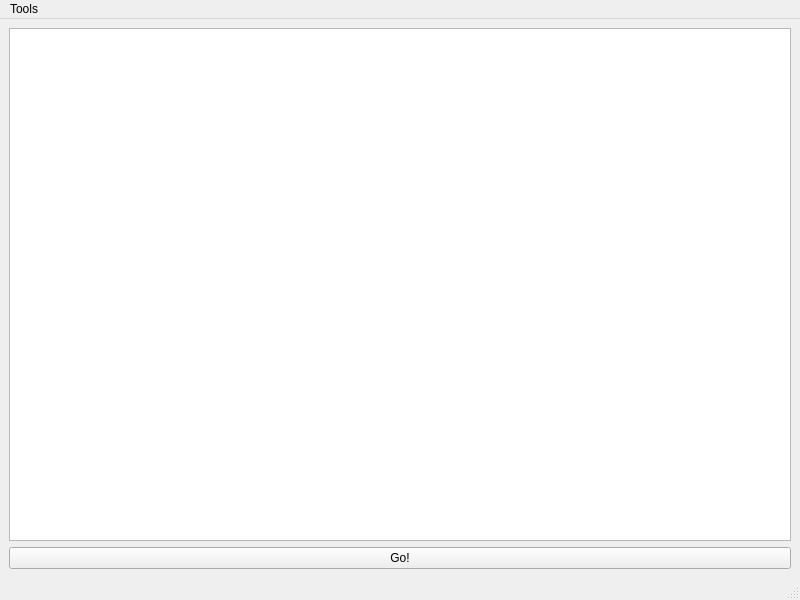
<?xml version="1.0" encoding="UTF-8"?>
<ui version="4.0">
 <class>window16</class>
 <widget class="QMainWindow" name="window16">
  <property name="geometry">
   <rect>
    <x>0</x>
    <y>0</y>
    <width>800</width>
    <height>600</height>
   </rect>
  </property>
  <property name="windowTitle">
   <string>16x16</string>
  </property>
  <widget class="QWidget" name="centralwidget">
   <layout class="QVBoxLayout" name="verticalLayout">
    <item>
     <widget class="table_fragment" name="tableWidget"/>
    </item>
    <item>
     <widget class="QPushButton" name="pushButton">
      <property name="text">
       <string>Go!</string>
      </property>
     </widget>
    </item>
   </layout>
  </widget>
  <widget class="QMenuBar" name="menubar">
   <property name="geometry">
    <rect>
     <x>0</x>
     <y>0</y>
     <width>800</width>
     <height>22</height>
    </rect>
   </property>
   <widget class="QMenu" name="menuTools">
    <property name="title">
     <string>Tools</string>
    </property>
    <addaction name="actionTest_Input"/>
   </widget>
   <addaction name="menuTools"/>
  </widget>
  <widget class="QStatusBar" name="statusbar"/>
  <action name="actionTest_Input">
   <property name="text">
    <string>Test Input</string>
   </property>
  </action>
 </widget>
 <customwidgets>
  <customwidget>
   <class>table_fragment</class>
   <extends>QTableWidget</extends>
   <header>table_fragment.h</header>
  </customwidget>
 </customwidgets>
 <resources/>
 <connections/>
</ui>
